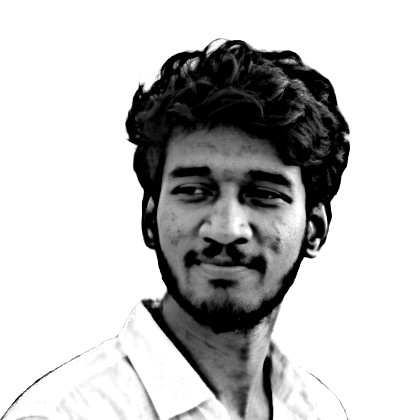
#> input picture source-prepped.png, 420 x 420 px
$ python make_ascii_svg.py
#> lines starting #> are read from the running program, lines starting #| are printed output that depends on the picture
"""
Convert a portrait photo into a CLEAN, monochrome ASCII-art SVG that "types"
itself in like a terminal, then holds.

Supports both dark mode (kaushal-ascii.svg with adaptive CSS) and light mode
(kaushal-ascii-light.svg with GitHub Primer light palette).

GitHub renders SVGs embedded via <img> or <picture> and runs their SMIL animations.
Each row is revealed with a left-to-right clip wipe plus a small block cursor
riding the wipe edge, staggered top -> bottom, so the whole portrait prints once
and freezes.

Usage:
    python scripts/make_ascii_svg.py [input.png] [output.svg]
    If no custom output path is provided, automatically generates both kaushal-ascii.svg
    and kaushal-ascii-light.svg.
"""
from PIL import Image, ImageEnhance, ImageOps, ImageFilter
import html
import os
import sys

HERE = os.path.dirname(os.path.abspath(__file__))
DEFAULT_SRC = os.path.join(HERE, "..", "source-prepped.png")
DEFAULT_DARK_OUT = os.path.join(HERE, "..", "kaushal-ascii.svg")
DEFAULT_LIGHT_OUT = os.path.join(HERE, "..", "kaushal-ascii-light.svg")

COLS = int(os.environ.get("COLS", 180))
ART_W_TARGET = 800
CELL_W = ART_W_TARGET / COLS
CELL_H = CELL_W * 15 / 8
ROWS = round(COLS * 8 / 15)
RAMP = " .`:-=+*cs#%@"  # bright(sparse) -> dark(dense); leading space clears bg

CONTRAST = 1.05
BRIGHTNESS = 1.0
GAMMA = 1.18          # >1 brightens mids -> face lands in sparser chars
SHARPEN = False
WHITE_FLOOR = 0.80    # luminance above this is forced to blank (space)

PAD = 20
TITLEBAR_H = 30
STATUS_H = 30
ART_W = COLS * CELL_W
ART_H = ROWS * CELL_H
CANVAS_W = ART_W + PAD * 2
CANVAS_H = TITLEBAR_H + ART_H + STATUS_H + PAD

ROW_DUR = 5.8 / ROWS  # whole portrait prints in ~6s at any resolution
STAGGER = ROW_DUR     # single cursor sweeping down
STATIC = bool(os.environ.get("STATIC"))


def sample_image_to_ascii(src_path):
    im = Image.open(src_path).convert("L")
    if SHARPEN:
        im = im.filter(ImageFilter.UnsharpMask(radius=2, percent=140, threshold=2))
    im = ImageEnhance.Brightness(im).enhance(BRIGHTNESS)
    im = ImageEnhance.Contrast(im).enhance(CONTRAST)
    im = im.resize((COLS, ROWS), Image.LANCZOS)
    px = im.load()

    rows_txt = []
    for y in range(ROWS):
        chars = []
        for x in range(COLS):
            lum = px[x, y] / 255.0
            lum = pow(lum, GAMMA)
            if lum >= WHITE_FLOOR:
                chars.append(" ")
                continue
            idx = int((1.0 - lum) * (len(RAMP) - 1) + 0.5)
            idx = max(0, min(len(RAMP) - 1, idx))
            chars.append(RAMP[idx])
        rows_txt.append("".join(chars))
    return rows_txt


def build_ascii_svg(rows_txt, theme="dark"):
    is_light = (theme == "light")

    if is_light:
        bg1, bg2 = "#ffffff", "#f6f8fa"
        frame_col = "#d0d7de"
        title_text = "#57606a"
        ink_col = "#1f2328"
        cursor_col = "#0969da"
        name_col = "#0969da"
    else:
        bg1, bg2 = "#111722", "#0d1117"
        frame_col = "#30363d"
        title_text = "#7d8590"
        ink_col = "#c9d1d9"
        cursor_col = "#c9d1d9"
        name_col = "#c9d1d9"

    art_top = TITLEBAR_H + PAD * 0.35
    scheme = "light" if is_light else "light dark"

    parts = [
        f'<svg xmlns="http://www.w3.org/2000/svg" width="{CANVAS_W}" height="{CANVAS_H}" '
        f'viewBox="0 0 {CANVAS_W} {CANVAS_H}" style="color-scheme: {scheme};" '
        f'font-family="ui-monospace, SFMono-Regular, Menlo, Monaco, Consolas, monospace">',
        '<style>',
        f':root {{ color-scheme: {scheme}; }}',
    ]

    if not is_light:
        parts.extend([
            '@media (prefers-color-scheme: light) {',
            '  .win-bg { fill: url(#bg-light) !important; }',
            '  .win-frame { stroke: #d0d7de !important; }',
            '  .win-title { fill: #57606a !important; }',
            '  .ascii-ink { fill: #1f2328 !important; }',
            '  .ascii-cursor { fill: #0969da !important; }',
            '  .status-txt { fill: #57606a !important; }',
            '  .status-name, .status-txt .status-name { fill: #0969da !important; }',
            '  .status-cursor { fill: #0969da !important; }',
            '}',
        ])

    parts.append('</style>')
    parts.append('<defs>')
    parts.append(f'<linearGradient id="bg" x1="0" y1="0" x2="0" y2="1">'
                 f'<stop offset="0" stop-color="{bg1}"/><stop offset="1" stop-color="{bg2}"/>'
                 f'</linearGradient>')
    if not is_light:
        parts.append('<linearGradient id="bg-light" x1="0" y1="0" x2="0" y2="1">'
                     '<stop offset="0" stop-color="#ffffff"/><stop offset="1" stop-color="#f6f8fa"/>'
                     '</linearGradient>')
    parts.append('</defs>')

    # Window shell
    parts.append(f'<rect class="win-bg" width="{CANVAS_W}" height="{CANVAS_H}" rx="12" fill="url(#bg)"/>')
    parts.append(f'<rect class="win-frame" x="0.5" y="0.5" width="{CANVAS_W-1}" height="{CANVAS_H-1}" rx="12" '
                 f'fill="none" stroke="{frame_col}" stroke-width="1"/>')
    parts.append(f'<line class="win-frame" x1="0" y1="{TITLEBAR_H}" x2="{CANVAS_W}" y2="{TITLEBAR_H}" stroke="{frame_col}"/>')

    # Traffic lights
    for i, dotcol in enumerate(["#ff5f56", "#ffbd2e", "#27c93f"]):
        parts.append(f'<circle cx="{PAD + i*16}" cy="{TITLEBAR_H/2}" r="5" fill="{dotcol}"/>')

    parts.append(f'<text class="win-title" x="{CANVAS_W/2}" y="{TITLEBAR_H/2 + 4}" fill="{title_text}" font-size="12" '
                 f'text-anchor="middle">kaushal@github: ~$ ./portrait.sh</text>')

    font_size = CELL_H * 0.86
    for ry, line in enumerate(rows_txt):
        y = art_top + ry * CELL_H + CELL_H * 0.74
        row_y = art_top + ry * CELL_H
        delay = ry * STAGGER
        safe = html.escape(line)
        text = (f'<text class="ascii-ink" xml:space="preserve" x="{PAD}" y="{y:.1f}" fill="{ink_col}" '
                f'font-size="{font_size:.1f}" textLength="{ART_W}" lengthAdjust="spacing">{safe}</text>')

        if STATIC:
            parts.append(text)
            continue

        parts.append(
            f'<clipPath id="r{ry}"><rect x="{PAD}" y="{row_y:.1f}" height="{CELL_H}" width="0">'
            f'<animate attributeName="width" from="0" to="{ART_W}" begin="{delay:.3f}s" '
            f'dur="{ROW_DUR:.2f}s" fill="freeze"/></rect></clipPath>'
        )
        parts.append(f'<g clip-path="url(#r{ry})">{text}</g>')
        parts.append(
            f'<rect class="ascii-cursor" y="{row_y+1:.1f}" width="{CELL_W}" height="{CELL_H-2}" fill="{cursor_col}" opacity="0">'
            f'<animate attributeName="x" from="{PAD}" to="{PAD+ART_W}" begin="{delay:.3f}s" '
            f'dur="{ROW_DUR:.2f}s" fill="freeze"/>'
            f'<set attributeName="opacity" to="0.85" begin="{delay:.3f}s"/>'
            f'<set attributeName="opacity" to="0" begin="{delay+ROW_DUR:.3f}s"/></rect>'
        )

    # Status bar with blinking cursor
    status_line_y = TITLEBAR_H + ART_H + PAD * 0.35
    status_y = status_line_y + 19
    parts.append(f'<line class="win-frame" x1="0" y1="{status_line_y:.1f}" x2="{CANVAS_W}" y2="{status_line_y:.1f}" stroke="{frame_col}"/>')
    parts.append(f'<text class="status-txt" x="{PAD}" y="{status_y:.1f}" fill="{title_text}" font-size="13">'
                 f'kaushal@github:~$ whoami <tspan class="status-name" fill="{name_col}">Kaushal Maran</tspan></text>')
    status_chars = len("kaushal@github:~$ whoami Kaushal Maran ")
    parts.append(f'<rect class="status-cursor" x="{PAD + status_chars * 13 * 0.6:.1f}" y="{status_y-12:.1f}" width="8" height="14" fill="{cursor_col}">'
                 f'<animate attributeName="opacity" values="1;1;0;0" keyTimes="0;0.5;0.51;1" '
                 f'dur="1s" repeatCount="indefinite"/></rect>')

    parts.append("</svg>")
    return "".join(parts)


def main():
    src = sys.argv[1] if len(sys.argv) > 1 and not sys.argv[1].startswith("--") else DEFAULT_SRC
    custom_out = sys.argv[2] if len(sys.argv) > 2 else None

    if not os.path.exists(src):
        print(f"Error: {src} not found")
        sys.exit(1)

    rows = sample_image_to_ascii(src)
#> in sample_image_to_ascii, im is the input picture: PIL image 420x420 L; min 0, max 255, mean 193.5
#> in sample_image_to_ascii, `im = im.resize((COLS, ROWS), Image.LANCZOS)`:
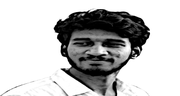
#> im: PIL image 180x96 L; min 0, max 255, mean 192.4
#> after the loop in sample_image_to_ascii, `for y in range(ROWS):`: rows_txt = 96 items
#> rows = 96 items

    if custom_out:
        theme = "light" if "light" in custom_out.lower() else "dark"
        svg = build_ascii_svg(rows, theme=theme)
        with open(custom_out, "w") as f:
            f.write(svg)
        print(f"wrote {custom_out}: {len(svg)} bytes; {CANVAS_W} x {CANVAS_H} ({theme} mode)")
    else:
        dark_svg = build_ascii_svg(rows, theme="dark")
#> the loop in build_ascii_svg, `for ry, line in enumerate(rows_txt):` made 96 passes
#> (y, row_y, delay) on passes 1 to 12: (43.17, 37, 0), (51.5, 45.33, 0.0604), (59.83, 53.67, 0.121), (68.17, 62, 0.181), (76.5, 70.33, 0.242), (84.83, 78.67, 0.302), (93.17, 87, 0.362), (101.5, 95.33, 0.423), (109.8, 103.7, 0.483), (118.2, 112, 0.544), (126.5, 120.3, 0.604), (134.8, 128.7, 0.665)
#> after the loop in build_ascii_svg, `for ry, line in enumerate(rows_txt):`: parts = 313 items
        with open(DEFAULT_DARK_OUT, "w") as f:
            f.write(dark_svg)
        print(f"wrote {DEFAULT_DARK_OUT}: {len(dark_svg)} bytes; {CANVAS_W} x {CANVAS_H} (dark mode + adaptive CSS)")
#| wrote scripts/../kaushal-ascii.svg: 84705 bytes; 840.0 x 880.0 (dark mode + adaptive CSS)

        light_svg = build_ascii_svg(rows, theme="light")
#> the loop in build_ascii_svg (call 2), `for ry, line in enumerate(rows_txt):` made 96 passes
        with open(DEFAULT_LIGHT_OUT, "w") as f:
            f.write(light_svg)
        print(f"wrote {DEFAULT_LIGHT_OUT}: {len(light_svg)} bytes; {CANVAS_W} x {CANVAS_H} (light mode)")
#| wrote scripts/../kaushal-ascii-light.svg: 84125 bytes; 840.0 x 880.0 (light mode)


if __name__ == "__main__":
    main()
